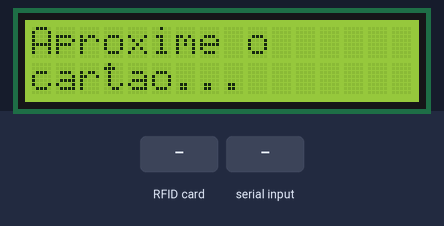
Bench run of a sketch on a simulated Arduino Uno, built with avr-gcc and run on an emulated ATmega328P. Shown: 16×2 character LCD. Inputs (shaded band) come from the test bench. What the sketch prints to the serial monitor is not drawn.

Above: at 1.3 s.
1.4 s: RFID card 5E 7A 19 C4 held to the reader
At 2.1 s:
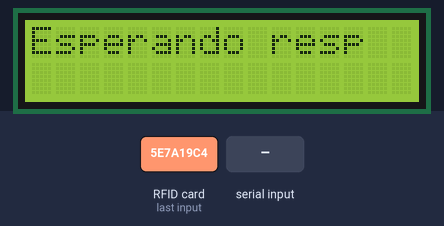
2.9 s: "1\n" received over Serial
At 3.4 s:
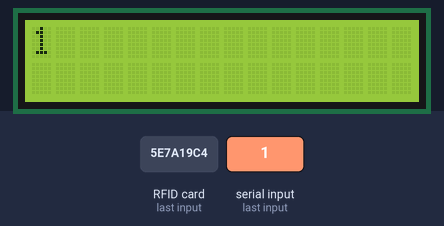
At 7.1 s:
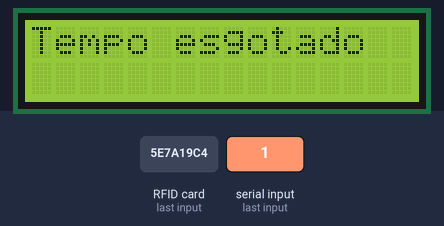
Timing chart, 0 to 8.6 s (numbered marks = the images above; inputs shaded):
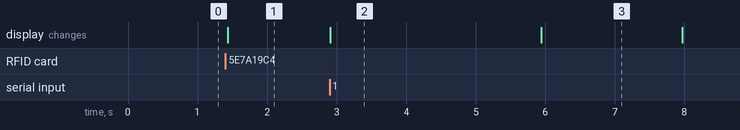

Measured:
- after the input at 1.4 s, the display: changes at once (image 1)
- after the input at 2.9 s, the display: changes at once (image 2)
- what the display in image 2 shows lasts 3.0 s, from 2.9 s to 5.9 s

The sketch:

arduino.ino
```cpp
#include <SPI.h>
#include <MFRC522.h>
#include <LiquidCrystal_I2C.h>

#define SS_PIN 10
#define RST_PIN 9

MFRC522 mfrc522(SS_PIN, RST_PIN);
LiquidCrystal_I2C lcd(0x27, 16, 2);

String respostaPython = "";
bool aguardandoResposta = false;

unsigned long tempoEspera = 0;
const unsigned long timeoutResposta = 3000; // 3 segundos

void setup() {
  Serial.begin(9600);
  SPI.begin();
  mfrc522.PCD_Init();

  lcd.init();
  lcd.backlight();
  lcd.clear();
  lcd.setCursor(0,0);
  lcd.print("Aproxime o");
  lcd.setCursor(0,1);
  lcd.print("cartao...");
}

void scrollMessage(String msg) {
  int len = msg.length();
  int windowSize = 16; // tamanho do display (16 colunas)

  if (len <= windowSize) {
    lcd.clear();
    lcd.setCursor(0,0);
    lcd.print(msg);
    delay(3000);
  } else {
    for (int i = 0; i <= len - windowSize; i++) {
      lcd.clear();
      lcd.setCursor(0,0);
      lcd.print(msg.substring(i, i + windowSize));
      delay(300);
    }
    delay(2000);
  }
}

void loop() {
  if (aguardandoResposta) {
    if (Serial.available()) {
      char c = Serial.read();
      if (c == '\n') {
        scrollMessage(respostaPython);
        respostaPython = "";
        aguardandoResposta = false;
        lcd.clear();
        lcd.setCursor(0,0);
        lcd.print("Aproxime o");
        lcd.setCursor(0,1);
        lcd.print("cartao...");
      } else {
        respostaPython += c;
      }
    }
    if (millis() - tempoEspera > timeoutResposta) {
      aguardandoResposta = false;
      respostaPython = "";
      lcd.clear();
      lcd.setCursor(0,0);
      lcd.print("Tempo esgotado");
      delay(2000);
      lcd.clear();
      lcd.setCursor(0,0);
      lcd.print("Aproxime o");
      lcd.setCursor(0,1);
      lcd.print("cartao...");
    }
    return;
  }

  if (!mfrc522.PICC_IsNewCardPresent()) return;
  if (!mfrc522.PICC_ReadCardSerial()) return;

  String uidStr = "";
  for (byte i = 0; i < mfrc522.uid.size; i++) {
    if (mfrc522.uid.uidByte[i] < 0x10) uidStr += "0";
    uidStr += String(mfrc522.uid.uidByte[i], HEX);
    if (i != mfrc522.uid.size - 1) uidStr += " ";
  }
  uidStr.toUpperCase();

  Serial.println(uidStr); // envia UID para Python
  aguardandoResposta = true;
  tempoEspera = millis();

  lcd.clear();
  lcd.setCursor(0,0);
  lcd.print("Esperando resp");
}
```
